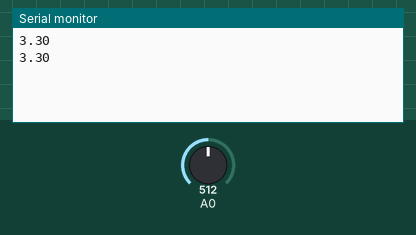
Bench run of a sketch on a simulated Arduino Uno, built with avr-gcc and run on an emulated ATmega328P. Parts: the last lines printed to the serial monitor. Inputs (shaded band) come from the test bench; at power-on: A0 = 512.

Above: at 1.8 s.
1.9 s: A0 set to 716
At 2.8 s:
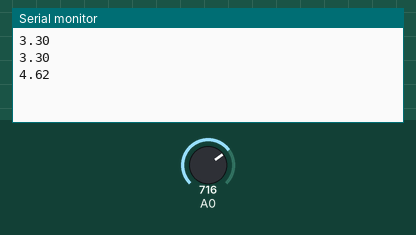
3.4 s: A0 set to 900
At 4.8 s:
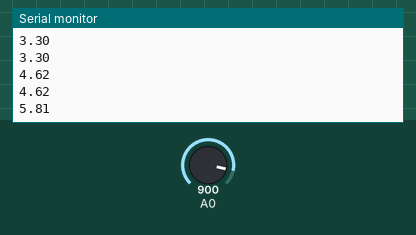
Timing chart, 0 to 6.4 s (numbered marks = the images above; inputs shaded):
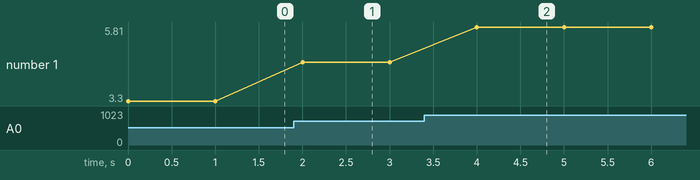

The sketch:

Battery-Read.ino
```cpp
void setup() {
  // put your setup code here, to run once:
pinMode(A0, INPUT);
Serial.begin(9600);
}

void loop() {

int sensorValue=analogRead(A0);
float voltage= 2*sensorValue * (3.3 / 1023.0);
Serial.println(voltage);
delay(1000);

}
```

Measured:
- after the input at 1.9 s, the serial monitor: prints a new line after 0.10 s (image 1)
- after the input at 3.4 s, the serial monitor: prints a new line after 0.60 s (image 2)
- plotted number 1: 3.3 → 4.62 after the input at 1.9 s, 4.62 → 5.81 after the input at 3.4 s
